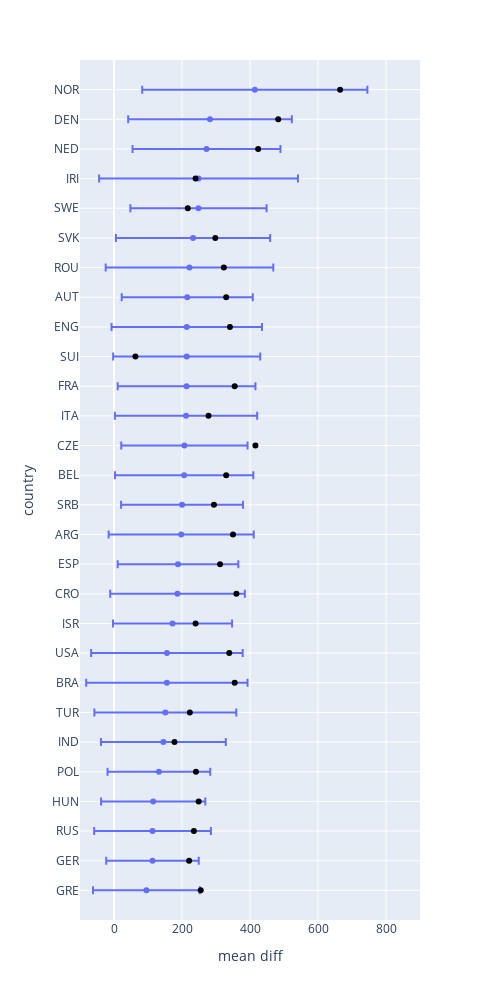

Notebook code cell kept with this figure:
### Code cell
plot_expected_vs_actual_per_country(results, 
                                    save_to="../../docs/chess-gender-gap/countries.html",
                                    sigmas=2)

### Figure 1 — Plotly figure (JSON) as saved in the notebook; plotly's stock layout.template omitted (floating-point values rounded to 4 significant figures)
{"data": [{"error_x": {"array": [157.0, 136.0, 171.6, 153.3, 151.0, 183.6, 208.7, 237.2, 222.9, 175.1, 198.0, 177.4, 213.4, 179.4, 203.5, 185.7, 209.3, 202.6, 216.3, 221.3, 192.7, 246.5, 226.9, 200.3, 292.4, 217.6, 240.7, 331.1]}, "hovertemplate": "mean diff=%{x}<br>country=%{y}<extra></extra>", "legendgroup": "", "marker": {"color": "#636efa", "symbol": "circle"}, "mode": "markers", "name": "", "orientation": "h", "showlegend": false, "type": "scatter", "x": [95.34, 113.2, 113.4, 115.3, 132.1, 145.3, 151.1, 155.5, 155.7, 172.2, 186.9, 188.3, 197.6, 200.2, 206.2, 207.1, 211.9, 213.5, 213.8, 214.0, 215.4, 222.0, 232.5, 248.5, 248.6, 272.1, 282.4, 414.2], "xaxis": "x", "y": ["GRE", "GER", "RUS", "HUN", "POL", "IND", "TUR", "BRA", "USA", "ISR", "CRO", "ESP", "ARG", "SRB", "BEL", "CZE", "ITA", "FRA", "SUI", "ENG", "AUT", "ROU", "SVK", "SWE", "IRI", "NED", "DEN", "NOR"], "yaxis": "y"}, {"hovertemplate": "actual diff=%{x}<br>country=%{y}<extra></extra>", "legendgroup": "", "marker": {"color": "black", "symbol": "circle"}, "mode": "markers", "name": "", "orientation": "h", "showlegend": false, "type": "scatter", "x": [255, 221, 235, 249, 241, 178, 223, 355, 339, 240, 360, 312, 350, 294, 330, 416, 278, 355, 63, 341, 330, 323, 298, 217, 240, 424, 483, 665], "xaxis": "x", "y": ["GRE", "GER", "RUS", "HUN", "POL", "IND", "TUR", "BRA", "USA", "ISR", "CRO", "ESP", "ARG", "SRB", "BEL", "CZE", "ITA", "FRA", "SUI", "ENG", "AUT", "ROU", "SVK", "SWE", "IRI", "NED", "DEN", "NOR"], "yaxis": "y"}], "layout": {"autosize": false, "height": 1000, "legend": {"tracegroupgap": 0}, "margin": {"t": 60}, "width": 500, "xaxis": {"anchor": "y", "domain": [0, 1], "range": [-100, 900], "title": {"text": "mean diff"}}, "yaxis": {"anchor": "x", "domain": [0, 1], "range": [-1, 28], "title": {"text": "country"}}}}
